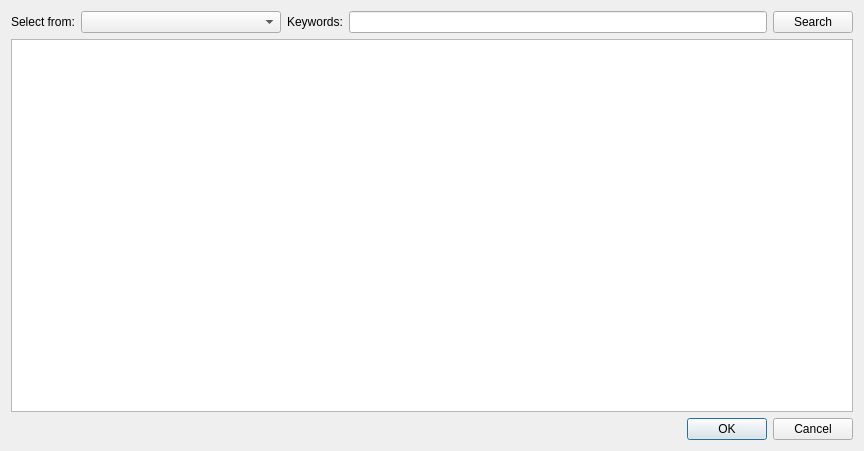
<?xml version="1.0" encoding="UTF-8"?>
<ui version="4.0">
 <class>searchListingsDialog</class>
 <widget class="QDialog" name="searchListingsDialog">
  <property name="geometry">
   <rect>
    <x>0</x>
    <y>0</y>
    <width>864</width>
    <height>451</height>
   </rect>
  </property>
  <property name="windowTitle">
   <string>Dialog</string>
  </property>
  <layout class="QGridLayout" name="gridLayout">
   <item row="0" column="0">
    <widget class="QLabel" name="label">
     <property name="text">
      <string>Select from:</string>
     </property>
    </widget>
   </item>
   <item row="0" column="1">
    <widget class="QComboBox" name="sourceBox">
     <property name="minimumSize">
      <size>
       <width>200</width>
       <height>0</height>
      </size>
     </property>
    </widget>
   </item>
   <item row="0" column="2">
    <widget class="QLabel" name="label_2">
     <property name="text">
      <string>Keywords:</string>
     </property>
    </widget>
   </item>
   <item row="0" column="3">
    <widget class="QLineEdit" name="keywordsLine"/>
   </item>
   <item row="0" column="4">
    <widget class="QPushButton" name="searchButton">
     <property name="text">
      <string>Search</string>
     </property>
    </widget>
   </item>
   <item row="1" column="0" colspan="5">
    <widget class="QTableView" name="resultsTable">
     <property name="editTriggers">
      <set>QAbstractItemView::NoEditTriggers</set>
     </property>
     <property name="alternatingRowColors">
      <bool>true</bool>
     </property>
     <property name="selectionBehavior">
      <enum>QAbstractItemView::SelectRows</enum>
     </property>
     <property name="sortingEnabled">
      <bool>true</bool>
     </property>
    </widget>
   </item>
   <item row="2" column="3" colspan="2">
    <widget class="QDialogButtonBox" name="buttonBox">
     <property name="orientation">
      <enum>Qt::Horizontal</enum>
     </property>
     <property name="standardButtons">
      <set>QDialogButtonBox::Cancel|QDialogButtonBox::Ok</set>
     </property>
    </widget>
   </item>
  </layout>
 </widget>
 <resources/>
 <connections>
  <connection>
   <sender>buttonBox</sender>
   <signal>accepted()</signal>
   <receiver>searchListingsDialog</receiver>
   <slot>accept()</slot>
   <hints>
    <hint type="sourcelabel">
     <x>248</x>
     <y>254</y>
    </hint>
    <hint type="destinationlabel">
     <x>157</x>
     <y>274</y>
    </hint>
   </hints>
  </connection>
  <connection>
   <sender>buttonBox</sender>
   <signal>rejected()</signal>
   <receiver>searchListingsDialog</receiver>
   <slot>reject()</slot>
   <hints>
    <hint type="sourcelabel">
     <x>316</x>
     <y>260</y>
    </hint>
    <hint type="destinationlabel">
     <x>286</x>
     <y>274</y>
    </hint>
   </hints>
  </connection>
 </connections>
</ui>
